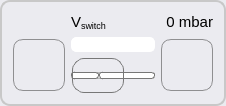
              <widget class="QGroupBox" name="groupBox_switch">
               <property name="sizePolicy">
                <sizepolicy hsizetype="Expanding" vsizetype="Expanding">
                 <horstretch>0</horstretch>
                 <verstretch>0</verstretch>
                </sizepolicy>
               </property>
               <property name="minimumSize">
                <size>
                 <width>150</width>
                 <height>50</height>
                </size>
               </property>
               <property name="maximumSize">
                <size>
                 <width>16777215</width>
                 <height>16777215</height>
                </size>
               </property>
               <property name="styleSheet">
                <string notr="true">QGroupBox { 
     border: 2px solid  rgb(200, 200, 200); ; 
     border-radius: 10px; 
    color: rgb(80, 80, 80);
    background-color: rgb(235, 235, 240);
   /* background-color: rgb(235, 240, 235);*/
 } 

 QPushButton {
     border: 1px solid #8f8f91;
     border-radius: 10px;
     background-color: qlineargradient(x1: 0, y1: 0, x2: 0, y2: 1,
                                       stop: 0 #f6f7fa, stop: 1 #dadbde);
     min-width: 50px;
	 min-height: 50px;
     max-width: 50px;
	 max-height: 50px;
 }


 QPushButton:focus:pressed {
     background-color: qlineargradient(x1: 0, y1: 0, x2: 0, y2: 1,
                                       stop: 0 #F0F0FF, stop: 1 #f6f7fa);
 }

 QPushButton:hover {
     background-color: qlineargradient(x1: 0, y1: 0, x2: 0, y2: 1,
                                       stop: 0 #f6f7fa, stop: 1 #F0F0FF);
 }

QPushButton:disabled{ background-color: #CCCCCC; }

 QPushButton:flat {
     border: none; /* no border for a flat push button */
 }

 QPushButton:default {
     border-color: navy; /* make the default button prominent */
 }</string>
               </property>
               <property name="title">
                <string/>
               </property>
               <layout class="QGridLayout" name="gridLayout_9">
                <property name="topMargin">
                 <number>11</number>
                </property>
                <item row="0" column="1">
                 <widget class="QLabel" name="label_led_vs">
                  <property name="maximumSize">
                   <size>
                    <width>20</width>
                    <height>20</height>
                   </size>
                  </property>
                  <property name="text">
                   <string/>
                  </property>
                 </widget>
                </item>
                <item row="0" column="4" colspan="2">
                 <widget class="QLabel" name="label_switchPressure">
                  <property name="font">
                   <font>
                    <pointsize>11</pointsize>
                   </font>
                  </property>
                  <property name="toolTip">
                   <string>&lt;html&gt;&lt;head/&gt;&lt;body&gt;&lt;p&gt;&lt;span style=&quot; font-size:11pt;&quot;&gt; current value / set point &lt;/span&gt;&lt;/p&gt;&lt;/body&gt;&lt;/html&gt;</string>
                  </property>
                  <property name="styleSheet">
                   <string notr="true"/>
                  </property>
                  <property name="text">
                   <string>0 mbar</string>
                  </property>
                  <property name="alignment">
                   <set>Qt::AlignBottom|Qt::AlignRight|Qt::AlignTrailing</set>
                  </property>
                 </widget>
                </item>
                <item row="2" column="3" colspan="2">
                 <widget class="QSlider" name="horizontalSlider_switch">
                  <property name="minimumSize">
                   <size>
                    <width>0</width>
                    <height>35</height>
                   </size>
                  </property>
                  <property name="toolTip">
                   <string>&lt;html&gt;&lt;head/&gt;&lt;body&gt;&lt;p&gt;Increase/decrease the vacuum channel Vswitch&lt;/p&gt;&lt;/body&gt;&lt;/html&gt;</string>
                  </property>
                  <property name="styleSheet">
                   <string notr="true">QSlider::groove:horizontal {
border: 1px solid #bbb;
background: white;
height: 5px;
border-radius: 3px;
}

QSlider::sub-page:horizontal {
background: qlineargradient(x1: 0, y1: 0,    x2: 0, y2: 1,
stop: 0 #dafefe,
stop: 1 #331cfe );
background: QLinearGradient( x1: 0, y1: 0, x2: 1, y2: 0,
stop: 0 #A9D08E,
stop: 0.4 #549635,
stop: 0.7 #148C14,
stop: 1 #006400 );
border: 1px solid #777;
height: 5px;
border-radius: 3px;
}

QSlider::add-page:horizontal {
background: #fff;
border: 1px solid #777;
height: 5px;
border-radius: 3px;
}

QSlider::handle:horizontal {
background: qlineargradient(x1:0, y1:0, x2:1, y2:1,
    stop:0 #eee, stop:1 #ccc);
border: 1px solid #777;
width: 50px;
margin-top: -15px;
margin-bottom: -15px;
border-radius: 12px;
}

QSlider::handle:horizontal:hover {
background: qlineargradient(x1:0, y1:0, x2:1, y2:1,
    stop:0 #fff, stop:1 #ddd);
border: 1px solid #444;
border-radius: 4px;
}

QSlider::sub-page:horizontal:disabled {
background: #bbb;
border-color: #999;
}

QSlider::add-page:horizontal:disabled {
background: #eee;
border-color: #999;
}

QSlider::handle:horizontal:disabled {
background: #eee;
border: 1px solid #aaa;
border-radius: 4px;
}</string>
                  </property>
                  <property name="maximum">
                   <number>300</number>
                  </property>
                  <property name="value">
                   <number>0</number>
                  </property>
                  <property name="orientation">
                   <enum>Qt::Horizontal</enum>
                  </property>
                  <property name="tickPosition">
                   <enum>QSlider::TicksBelow</enum>
                  </property>
                  <property name="tickInterval">
                   <number>10</number>
                  </property>
                 </widget>
                </item>
                <item row="1" column="3" colspan="2">
                 <widget class="QProgressBar" name="progressBar_switch">
                  <property name="minimumSize">
                   <size>
                    <width>0</width>
                    <height>0</height>
                   </size>
                  </property>
                  <property name="maximumSize">
                   <size>
                    <width>16777215</width>
                    <height>15</height>
                   </size>
                  </property>
                  <property name="font">
                   <font>
                    <pointsize>10</pointsize>
                    <weight>50</weight>
                    <bold>false</bold>
                   </font>
                  </property>
                  <property name="toolTip">
                   <string>Current vacuum value</string>
                  </property>
                  <property name="styleSheet">
                   <string notr="true">QProgressBar {
border: 1px solid white;
padding: 1px;
color: rgb(255, 255, 255);
border-bottom-right-radius: 5px;
border-bottom-left-radius: 5px;
border-top-right-radius: 5px;
border-top-left-radius: 5px;
text-align:right;
/*margin-right: 25ex;*/
background: QLinearGradient( x1: 0, y1: 0, x2: 1, y2: 0,
stop: 0 #fff,
stop: 0.4 #eee,
stop: 0.7 #ddd,
stop: 1 #eee );
width: 15px;
}

QProgressBar::chunk {
background: QLinearGradient( x1: 0, y1: 0, x2: 1, y2: 0,
stop: 0 #A9D08E,
stop: 0.4 #549635,
stop: 0.7 #148C14,
stop: 1 #006400 );
border-bottom-right-radius: 5px;
border-bottom-left-radius: 5px;
border-top-right-radius: 5px;
border-top-left-radius: 5px;
/*border: 2px solid white;*/
/*width: 1px;*/
}</string>
                  </property>
                  <property name="minimum">
                   <number>0</number>
                  </property>
                  <property name="maximum">
                   <number>300</number>
                  </property>
                  <property name="value">
                   <number>0</number>
                  </property>
                  <property name="alignment">
                   <set>Qt::AlignRight</set>
                  </property>
                  <property name="textVisible">
                   <bool>false</bool>
                  </property>
                  <property name="invertedAppearance">
                   <bool>false</bool>
                  </property>
                  <property name="format">
                   <string notr="true">%v mbar</string>
                  </property>
                 </widget>
                </item>
                <item row="1" column="0" rowspan="2" colspan="3">
                 <widget class="QPushButton" name="pushButton_switchDown">
                  <property name="maximumSize">
                   <size>
                    <width>52</width>
                    <height>52</height>
                   </size>
                  </property>
                  <property name="toolTip">
                   <string>Fine tuning: single step decrement</string>
                  </property>
                  <property name="styleSheet">
                   <string notr="true"/>
                  </property>
                  <property name="text">
                   <string/>
                  </property>
                  <property name="icon">
                   <iconset resource="resources.qrc">
                    <normaloff>:/icons/minus.png</normaloff>:/icons/minus.png</iconset>
                  </property>
                  <property name="iconSize">
                   <size>
                    <width>35</width>
                    <height>35</height>
                   </size>
                  </property>
                  <property name="flat">
                   <bool>false</bool>
                  </property>
                 </widget>
                </item>
                <item row="1" column="5" rowspan="2">
                 <widget class="QPushButton" name="pushButton_switchUp">
                  <property name="maximumSize">
                   <size>
                    <width>52</width>
                    <height>52</height>
                   </size>
                  </property>
                  <property name="toolTip">
                   <string>Fine tuning: single step increment</string>
                  </property>
                  <property name="styleSheet">
                   <string notr="true"/>
                  </property>
                  <property name="text">
                   <string/>
                  </property>
                  <property name="icon">
                   <iconset resource="resources.qrc">
                    <normaloff>:/icons/plus.png</normaloff>:/icons/plus.png</iconset>
                  </property>
                  <property name="iconSize">
                   <size>
                    <width>35</width>
                    <height>35</height>
                   </size>
                  </property>
                  <property name="flat">
                   <bool>false</bool>
                  </property>
                 </widget>
                </item>
                <item row="0" column="3">
                 <widget class="QLabel" name="label_switch">
                  <property name="font">
                   <font>
                    <pointsize>11</pointsize>
                   </font>
                  </property>
                  <property name="styleSheet">
                   <string notr="true"/>
                  </property>
                  <property name="text">
                   <string notr="true">&lt;html&gt;&lt;head/&gt;&lt;body&gt;&lt;p&gt;V&lt;span style=&quot; vertical-align:sub;&quot;&gt;switch&lt;/span&gt;&lt;/p&gt;&lt;/body&gt;&lt;/html&gt;</string>
                  </property>
                  <property name="alignment">
                   <set>Qt::AlignBottom|Qt::AlignLeading|Qt::AlignLeft</set>
                  </property>
                 </widget>
                </item>
                <item row="0" column="2">
                 <widget class="QWidget" name="widget_5" native="true">
                  <property name="maximumSize">
                   <size>
                    <width>10</width>
                    <height>16777215</height>
                   </size>
                  </property>
                 </widget>
                </item>
                <item row="0" column="0">
                 <widget class="QWidget" name="widget_6" native="true">
                  <property name="maximumSize">
                   <size>
                    <width>10</width>
                    <height>16777215</height>
                   </size>
                  </property>
                 </widget>
                </item>
               </layout>
              </widget>
